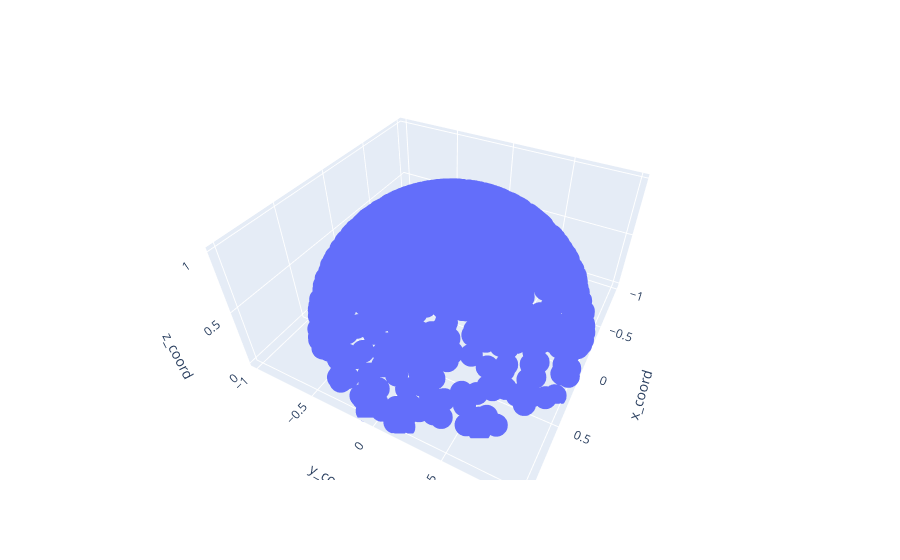

Write notebook code for a chart like this one.
### Code cell
fig = px.scatter_3d(umap_data, x='x_coord', y='y_coord', z='z_coord')
fig

### Figure 1 — Plotly figure (JSON) as saved in the notebook; plotly's stock layout.template omitted (floating-point values rounded to 4 significant figures; data arrays with more than 128 entries replaced by an {"elided": "..."} marker saying what was removed)
{"data": [{"hovertemplate": "x_coord=%{x}<br>y_coord=%{y}<br>z_coord=%{z}<extra></extra>", "legendgroup": "", "marker": {"color": "#636efa", "symbol": "circle"}, "mode": "markers", "name": "", "scene": "scene", "showlegend": false, "type": "scatter3d", "x": {"elided": "6645 float values"}, "y": {"elided": "6645 float values"}, "z": {"elided": "6645 float values"}}], "layout": {"autosize": true, "legend": {"tracegroupgap": 0}, "margin": {"t": 60}, "scene": {"aspectmode": "auto", "aspectratio": {"x": 1.259, "y": 1.256, "z": 0.6323}, "camera": {"center": {"x": 0, "y": 0, "z": 0}, "eye": {"x": 1.469, "y": 0.7863, "z": 1.383}, "projection": {"type": "perspective"}, "up": {"x": 0, "y": 0, "z": 1}}, "domain": {"x": [0, 1], "y": [0, 1]}, "xaxis": {"title": {"text": "x_coord"}, "type": "linear"}, "yaxis": {"title": {"text": "y_coord"}, "type": "linear"}, "zaxis": {"title": {"text": "z_coord"}, "type": "linear"}}}}
